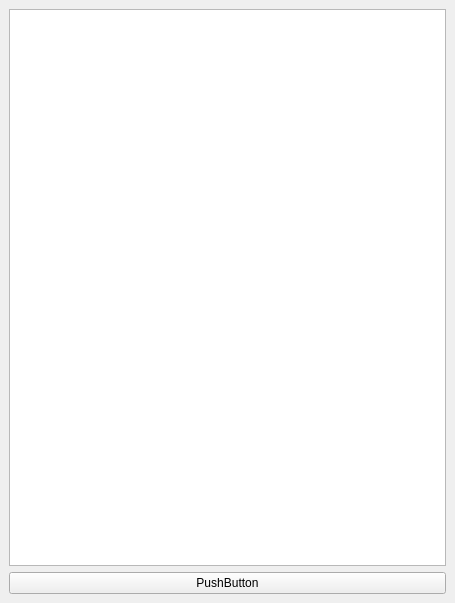
<?xml version="1.0" encoding="UTF-8"?>
<ui version="4.0">
 <class>MainWindow</class>
 <widget class="QMainWindow" name="MainWindow">
  <property name="geometry">
   <rect>
    <x>0</x>
    <y>0</y>
    <width>455</width>
    <height>603</height>
   </rect>
  </property>
  <property name="windowTitle">
   <string>MainWindow</string>
  </property>
  <widget class="QWidget" name="centralwidget">
   <layout class="QVBoxLayout" name="verticalLayout">
    <item>
     <widget class="QPlainTextEdit" name="plainTextEdit"/>
    </item>
    <item>
     <widget class="QPushButton" name="pushButton">
      <property name="text">
       <string>PushButton</string>
      </property>
     </widget>
    </item>
   </layout>
  </widget>
 </widget>
 <resources/>
 <connections/>
</ui>
